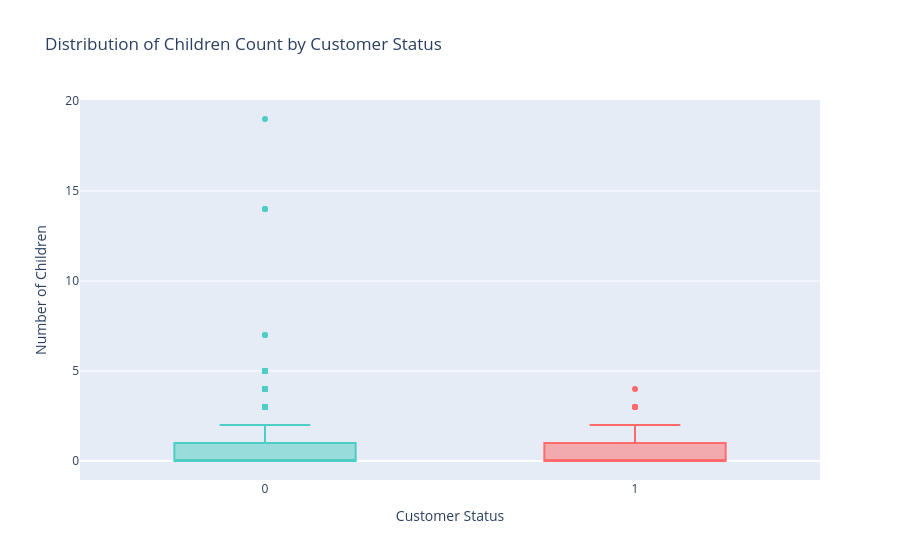

Write notebook code for a chart like this one.
### Markdown cell above
1b. Apakah nasabah dengan anak >3 lebih berisiko?

### Code cell
import plotly.express as px

fig = px.box(
    eda_df,
    x='TARGET',
    y='CNT_CHILDREN',
    color='TARGET',
    color_discrete_map={0: '#4ecdc4', 1: '#ff6b6b'},
    labels={'CNT_CHILDREN': 'Number of Children', 'TARGET': 'Customer Status'},
    title='Distribution of Children Count by Customer Status'
)
fig.update_layout(showlegend=False)
fig.show()

### Figure 1 — Plotly figure (JSON) as saved in the notebook; plotly's stock layout.template omitted (floating-point values rounded to 4 significant figures; data arrays with more than 128 entries replaced by an {"elided": "..."} marker saying what was removed)
{"data": [{"alignmentgroup": "True", "hovertemplate": "Customer Status=%{x}<br>Number of Children=%{y}<extra></extra>", "legendgroup": "0", "marker": {"color": "#4ecdc4"}, "name": "0", "notched": false, "offsetgroup": "0", "orientation": "v", "showlegend": true, "type": "box", "x": {"elided": "36155 int values"}, "x0": " ", "xaxis": "x", "y": {"elided": "36155 int values"}, "y0": " ", "yaxis": "y"}, {"alignmentgroup": "True", "hovertemplate": "Customer Status=%{x}<br>Number of Children=%{y}<extra></extra>", "legendgroup": "1", "marker": {"color": "#ff6b6b"}, "name": "1", "notched": false, "offsetgroup": "1", "orientation": "v", "showlegend": true, "type": "box", "x": {"elided": "302 int values"}, "x0": " ", "xaxis": "x", "y": {"elided": "302 int values"}, "y0": " ", "yaxis": "y"}], "layout": {"boxmode": "overlay", "legend": {"title": {"text": "Customer Status"}, "tracegroupgap": 0}, "showlegend": false, "title": {"text": "Distribution of Children Count by Customer Status"}, "xaxis": {"anchor": "y", "categoryarray": [0, 1], "categoryorder": "array", "domain": [0, 1], "title": {"text": "Customer Status"}}, "yaxis": {"anchor": "x", "domain": [0, 1], "title": {"text": "Number of Children"}}}}
